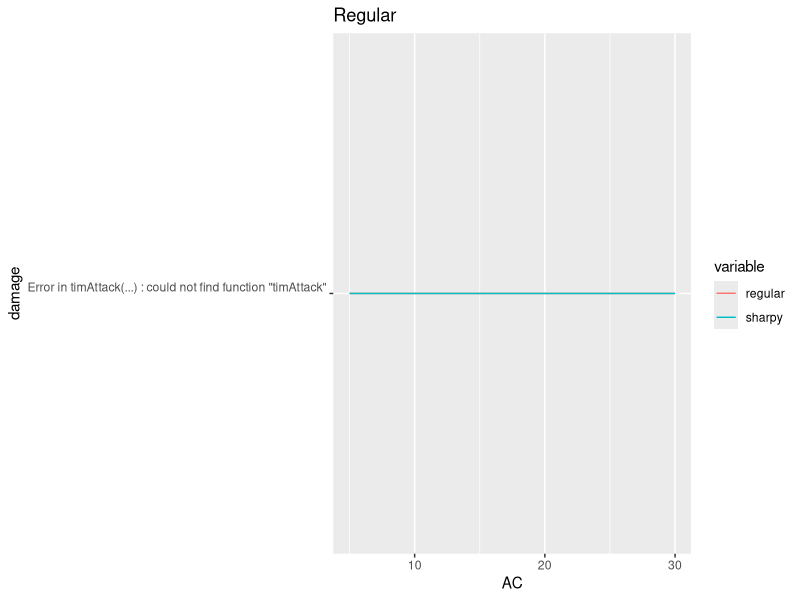
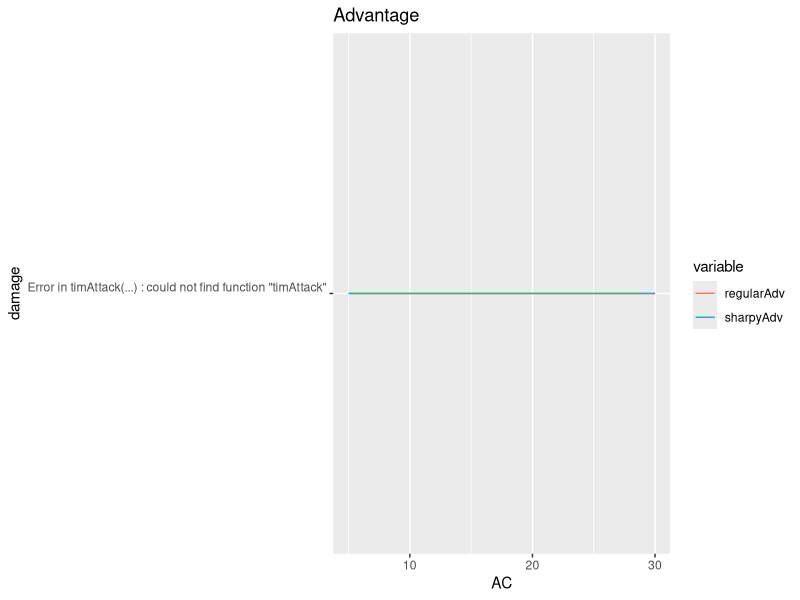
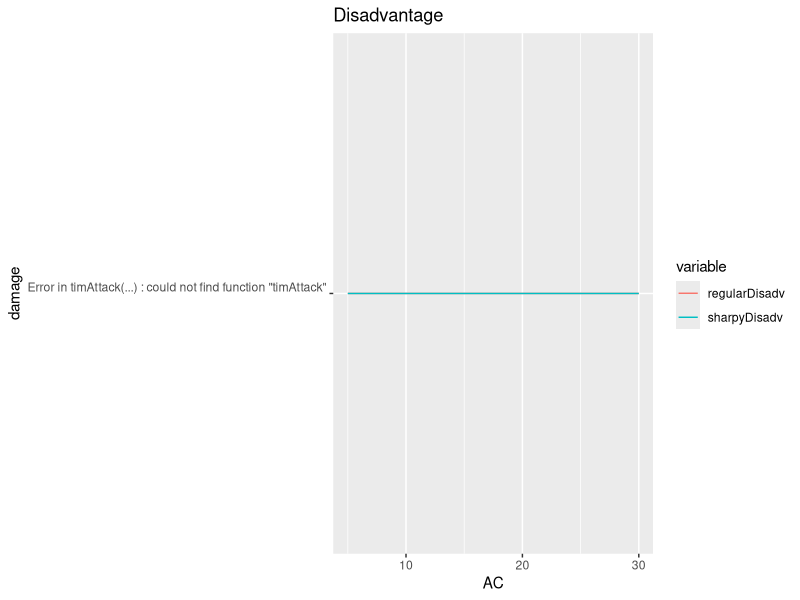

Recreate these plots in R, in order. (Note: this script raises an error after producing the figures.)
library(reshape2)
library(ggplot2)
library(cowplot)
library(magrittr)
library(parallel)

attackTest = function(AC,...){
    a = timAttack(...)
    if((a['Attack'] > AC | a['crit'] == 1)){
        return(a['Damage'])
    } else{
        return(0)
    }
}


attackAverage = function(AC,n = 10000,...){
    sapply(1:n, function(i){
        attackTest(AC,useAmmo= FALSE,vocal = FALSE,...)
    }) %>% mean
}

regular = 5:30 %>% mclapply(attackAverage,mc.cores= 10) %>% unlist
sharpy = 5:30 %>% mclapply(attackAverage,sharpShoot = TRUE,mc.cores= 10) %>% unlist
regularAdv = 5:30 %>% mclapply(attackAverage,adv = 1,mc.cores= 10) %>% unlist
sharpyAdv = 5:30 %>% mclapply(attackAverage,sharpShoot = TRUE,adv = 1,mc.cores= 10) %>% unlist
regularDisadv = 5:30 %>% mclapply(attackAverage,adv = -1,mc.cores= 10) %>% unlist
sharpyDisadv = 5:30 %>% mclapply(attackAverage,sharpShoot = TRUE,adv = -1,mc.cores= 10) %>% unlist

data = data.frame(regular= regular,
                  sharpy = sharpy,
                  regularAdv= regularAdv,
                  sharpyAdv= sharpyAdv,
                  regularDisadv = regularDisadv,
                  sharpyDisadv = sharpyDisadv,
                  AC = 5:30)

df = data %>% reshape2::melt(id.vars = 'AC',value.name = 'damage')

dfRegular = data.frame(regular= regular,
                       sharpy = sharpy,
                       AC = 5:30) %>% reshape2::melt(id.vars = 'AC',value.name = 'damage')

dfDisadv = data.frame(regularDisadv = regularDisadv,
                      sharpyDisadv = sharpyDisadv,
                      AC = 5:30) %>% reshape2::melt(id.vars = 'AC',value.name = 'damage')

dfAdv = data.frame(regularAdv= regularAdv,
                   sharpyAdv= sharpyAdv,
                   AC = 5:30) %>% reshape2::melt(id.vars = 'AC',value.name = 'damage')

(dfRegular %>% ggplot(aes(x =AC, y = damage, color = variable)) + geom_line() + ggtitle('Regular')) %>%
    ggsave(filename = 'regular.png')
(dfAdv %>% ggplot(aes(x =AC, y = damage, color = variable)) + geom_line() +ggtitle('Advantage')) %>% ggsave(filename ='adv.png')
(dfDisadv %>% ggplot(aes(x =AC, y = damage, color = variable)) + geom_line() + ggtitle('Disadvantage')) %>% ggsave(filename = 'disadv.png')

data$AC[(data$sharpy - data$regular) < 0][1]
data$AC[(data$sharpyAdv - data$regularAdv) < 0][1]
data$AC[(data$sharpyDisadv - data$regularDisadv) < 0][1]


# 20, 20, 14